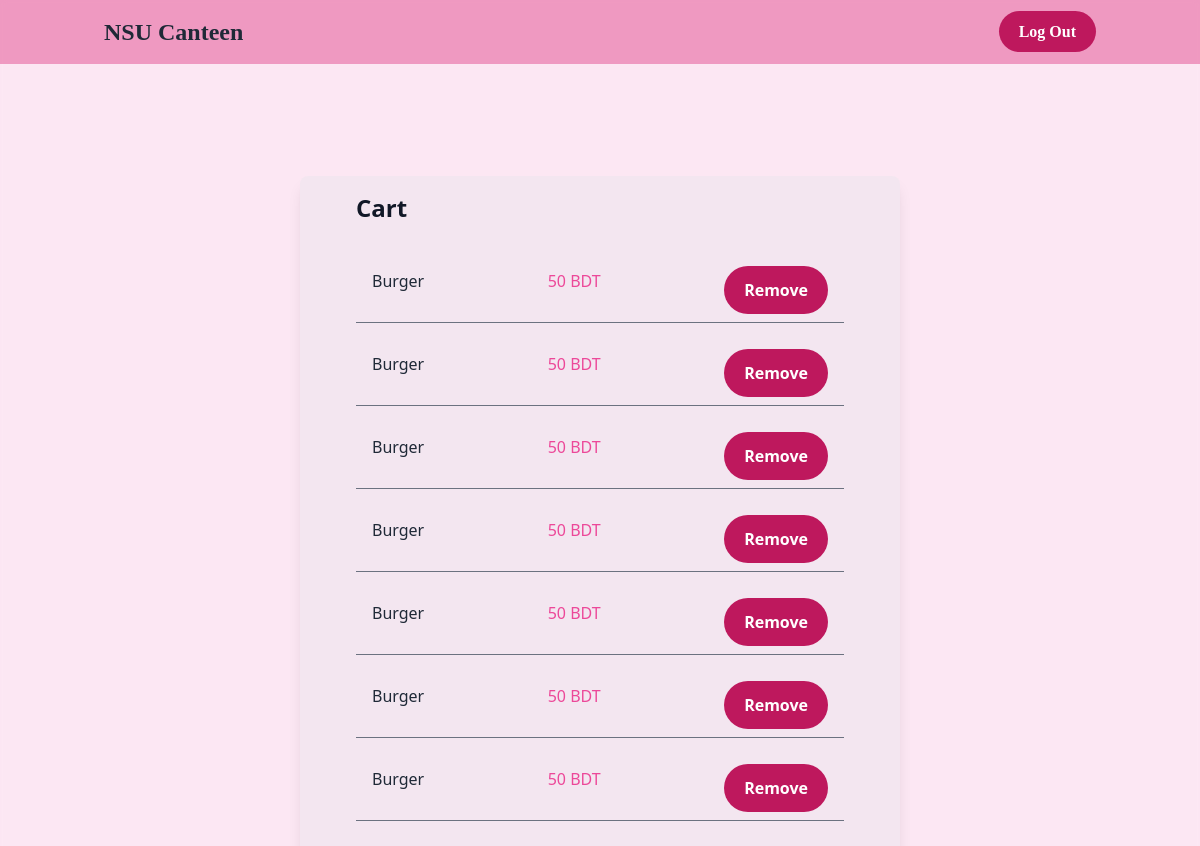
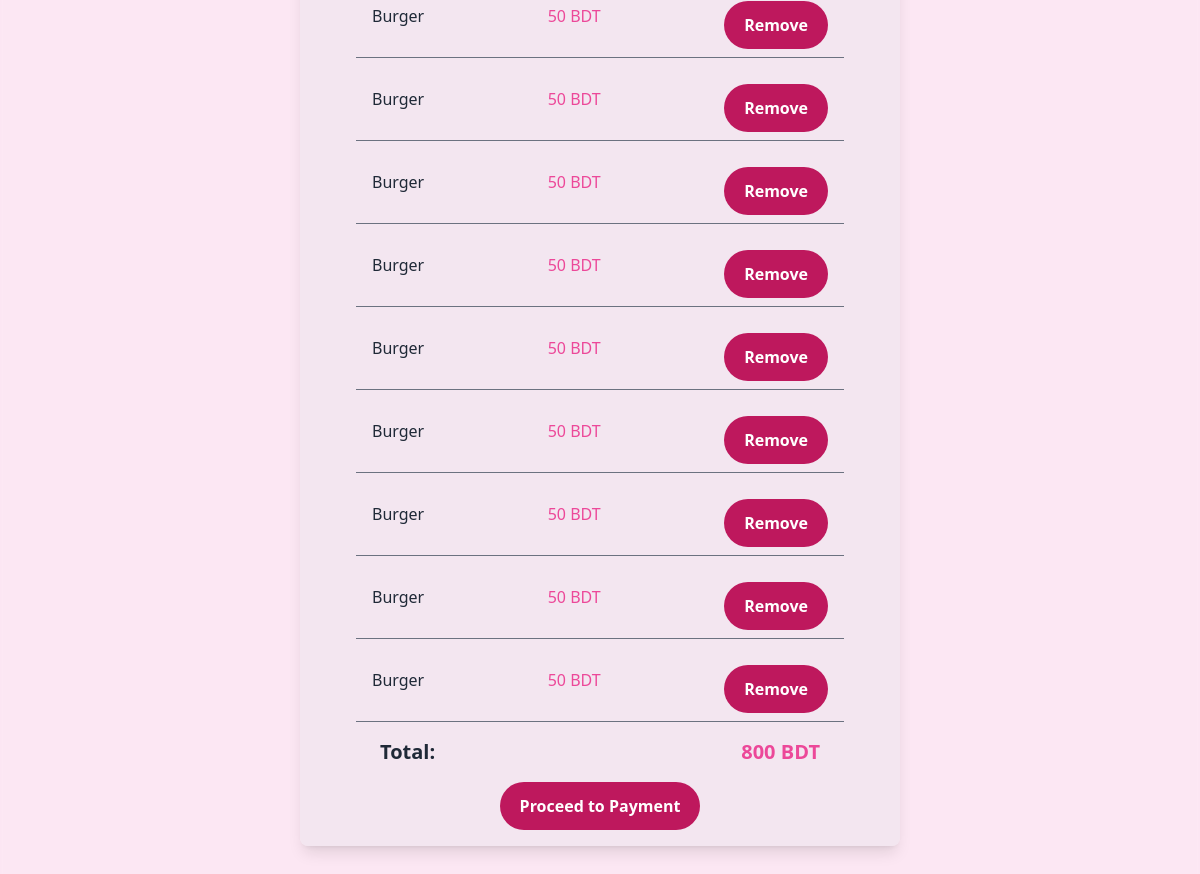
The app's page /output/invoice.php, older data (2 pictures, top to bottom).
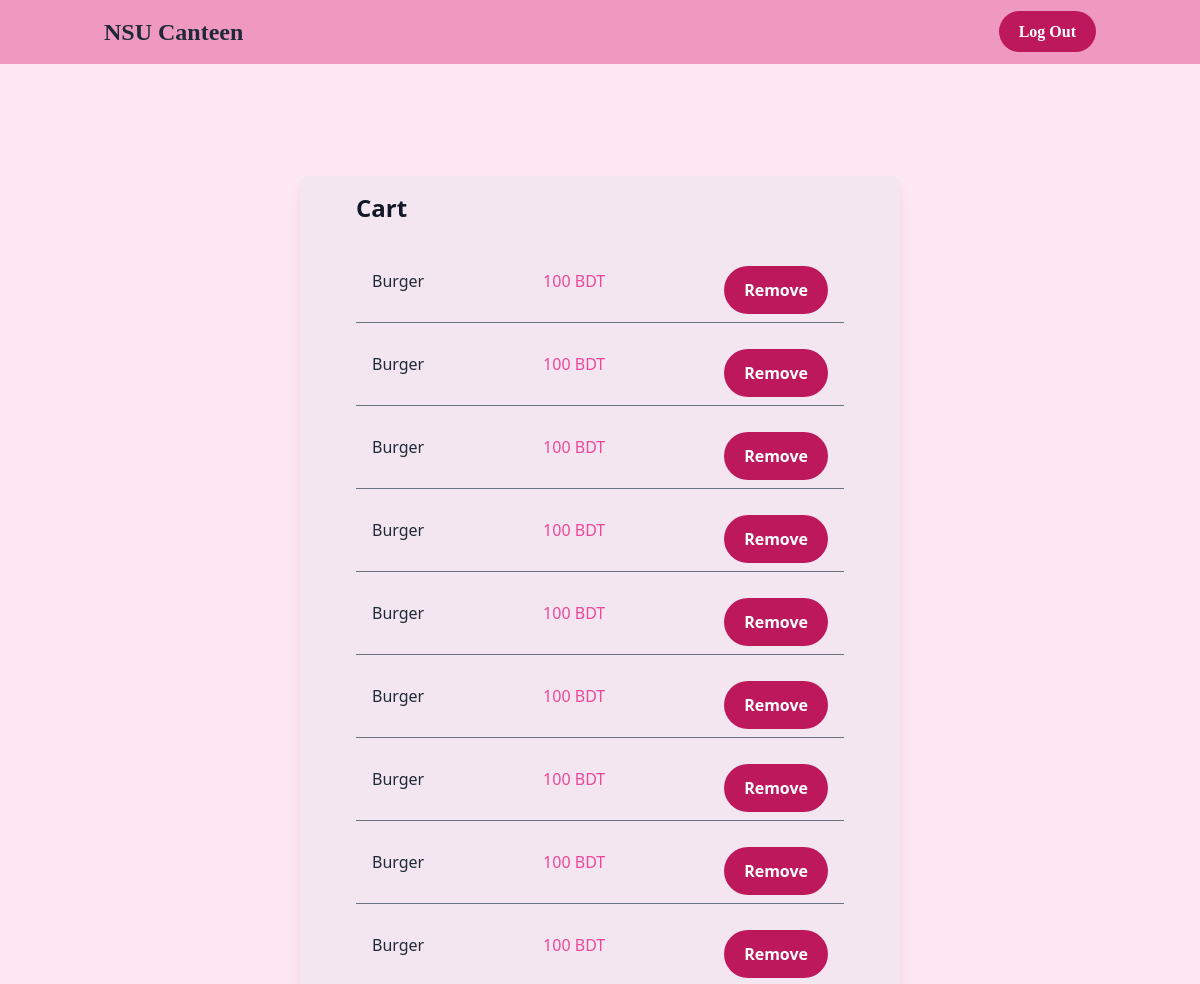
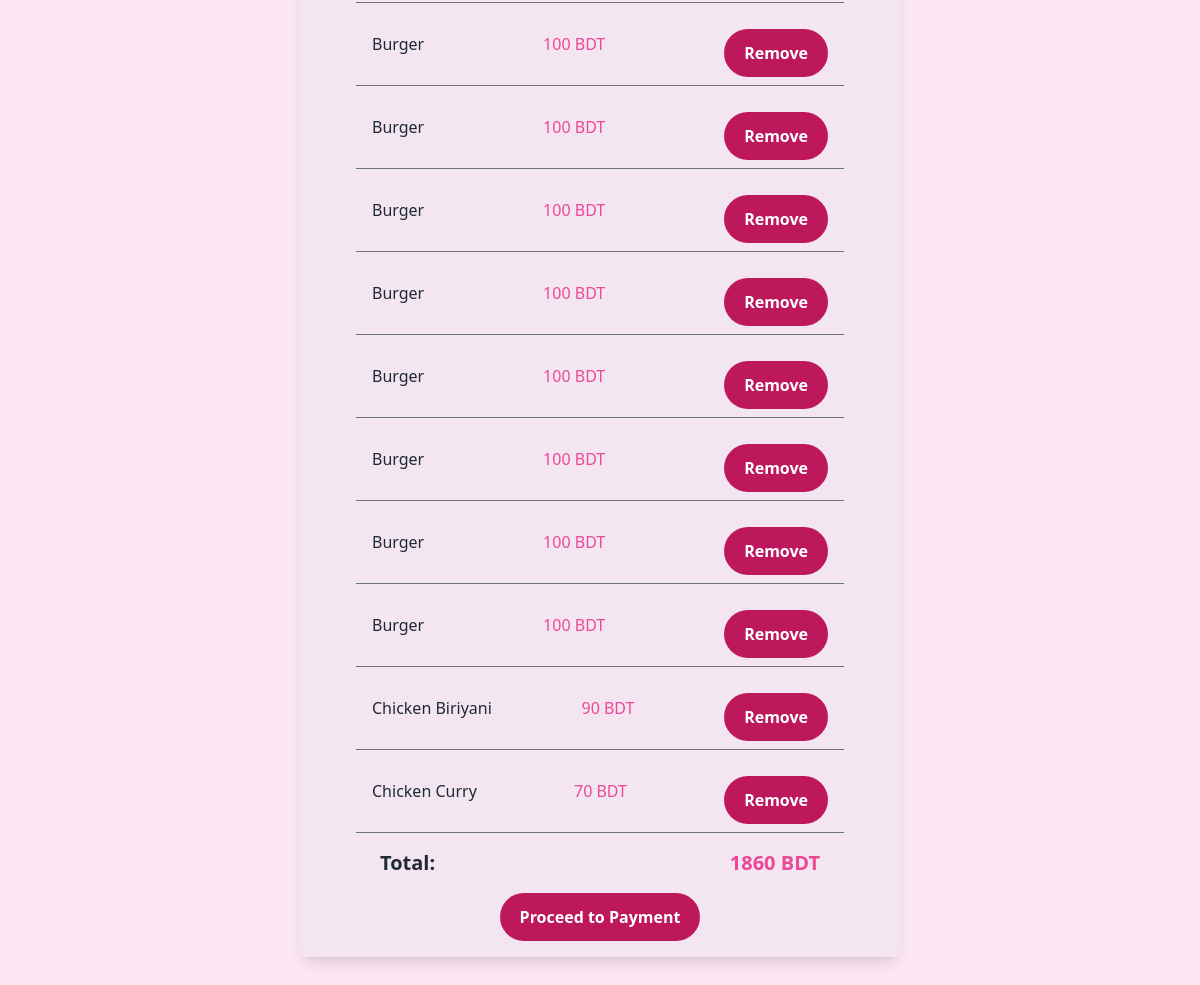
The same page, newer data (2 pictures, top to bottom).
### tables this page shows
CREATE TABLE `cart` (
  `id` int(11) NOT NULL,
  `email` varchar(255) NOT NULL,
  `foodID` int(11) NOT NULL,
  `timestamp` date NOT NULL DEFAULT current_timestamp()
);

CREATE TABLE `food_list` (
  `id` int(11) NOT NULL,
  `Item_Name` varchar(30) NOT NULL,
  `Price` int(11) NOT NULL,
  `Description` varchar(200) NOT NULL,
  `Image_url` text NOT NULL
);

### output/invoice.php (the view, shortened to what this page needs)
<!DOCTYPE html>
<html>
<head>
    <link rel="stylesheet" href="outputstyles.css">
        <script src="https://cdn.tailwindcss.com"></script>
</head>
<body class="bg-pink-100 font-semibold min-h-screen bg-cover bg-no-repeat w-full"
    style="background-image: url('../images/Homepage bg .png'); backdrop-filter:blur(3px);">
    <nav class="bg-pink-600 bg-opacity-40 py-4 px-14 z-10">
        <div class="container mx-auto flex font-serif justify-between items-center px-4">
            <a href="homepage.php" class="text-gray-800 text-2xl font-bold">NSU Canteen</a>
            <div>
                <a href="login.php" class="bg-pink-700 hover:bg-pink-50 hover:text-black text-white font-bold py-3 px-5 rounded-full focus:outline-black
                                focus:ring-2 focus:ring-pink-400 w-full hover:translate-0 hover:transition-shadow"
                    >Log Out</a>
            </div>
        </div>
    </nav>
    <div class="bg-gray-200 shadow-lg rounded-lg bg-opacity-40 py-4 mx-auto my-28 px-14 h-full w-1/2">
        <div class="flex flex-col ">
            <div class="text-2xl text-gray-900 font-bold mb-4">Cart</div>
            <ul class="flex-1 overflow-y-auto">
                <?php
                    include("connection.php");
                    $sql= "SELECT cart.*, food_list.Item_Name, food_list.Price
                    FROM cart INNER JOIN food_list ON cart.foodID = food_list.id;";
                    $total= 0;
                    $result = $conn->query($sql);
                    if ($result->num_rows > 0) {
                        while($row = $result->fetch_assoc()) {
                            $total += $row["Price"];
                ?>
                <li class="flex justify-between items-center py-2 px-4 border-b border-gray-500">
                    <span class="text-gray-800 font-medium"><?php echo $row["Item_Name"];?></span>
                    <span class="text-pink-500 font-medium"><?php echo $row["Price"];?> BDT</span>
                    <div class="flex item mt-0.5">
                    <button class="bg-pink-700 hover:bg-pink-50 hover:text-black text-white font-bold py-3 px-5 rounded-full focus:outline-black
                                focus:ring-2 focus:ring-pink-400 w-full hover:translate-0 hover:transition-shadow mt-4">Remove</button>
                    </div>
                </li>
                <?PHP
                }}
                ?>
            </ul>
            <div class="py-4 px-6 flex justify-between items-center">
                <span class="text-gray-800 font-bold text-xl">Total:</span>
                <span class="text-pink-500 font-bold text-xl"><?php echo $total;?> BDT</span>
            </div>
            <button class="bg-pink-700 hover:bg-pink-300 hover:text-black text-white font-bold mx-auto py-3 px-5 rounded-full focus:outline-black
                                            focus:ring-2 focus:ring-pink-400 max-w-fit  hover:translate-0 hover:transition-shadow"
                type="submit">Proceed to Payment</button>
        </div>
    </div>
</body>
</html>

Row changes from the older to the newer data that the page shows:
changed through a linked row, cart (number 1 of 19 on the later page): food_list.Price "50" → "100"
changed through a linked row, cart (number 2 of 19 on the later page): food_list.Price "50" → "100"
changed through a linked row, cart (number 3 of 19 on the later page): food_list.Price "50" → "100"
changed through a linked row, cart (number 4 of 19 on the later page): food_list.Price "50" → "100"
changed through a linked row, cart (number 5 of 19 on the later page): food_list.Price "50" → "100"
changed through a linked row, cart (number 6 of 19 on the later page): food_list.Price "50" → "100"
changed through a linked row, cart (number 7 of 19 on the later page): food_list.Price "50" → "100"
changed through a linked row, cart (number 8 of 19 on the later page): food_list.Price "50" → "100"
changed through a linked row, cart (number 9 of 19 on the later page): food_list.Price "50" → "100"
changed through a linked row, cart (number 10 of 19 on the later page): food_list.Price "50" → "100"
changed through a linked row, cart (number 11 of 19 on the later page): food_list.Price "50" → "100"
changed through a linked row, cart (number 12 of 19 on the later page): food_list.Price "50" → "100"
changed through a linked row, cart (number 13 of 19 on the later page): food_list.Price "50" → "100"
changed through a linked row, cart (number 14 of 19 on the later page): food_list.Price "50" → "100"
changed through a linked row, cart (number 15 of 19 on the later page): food_list.Price "50" → "100"
changed through a linked row, cart (number 16 of 19 on the later page): food_list.Price "50" → "100"
added cart: food_list.Item_Name "Burger", food_list.Price "100"
added cart: food_list.Item_Name "Chicken Biriyani", food_list.Price "90"
added cart: food_list.Item_Name "Chicken Curry", food_list.Price "70"
Text that changed along with them:
$total: "800" → "1860"
